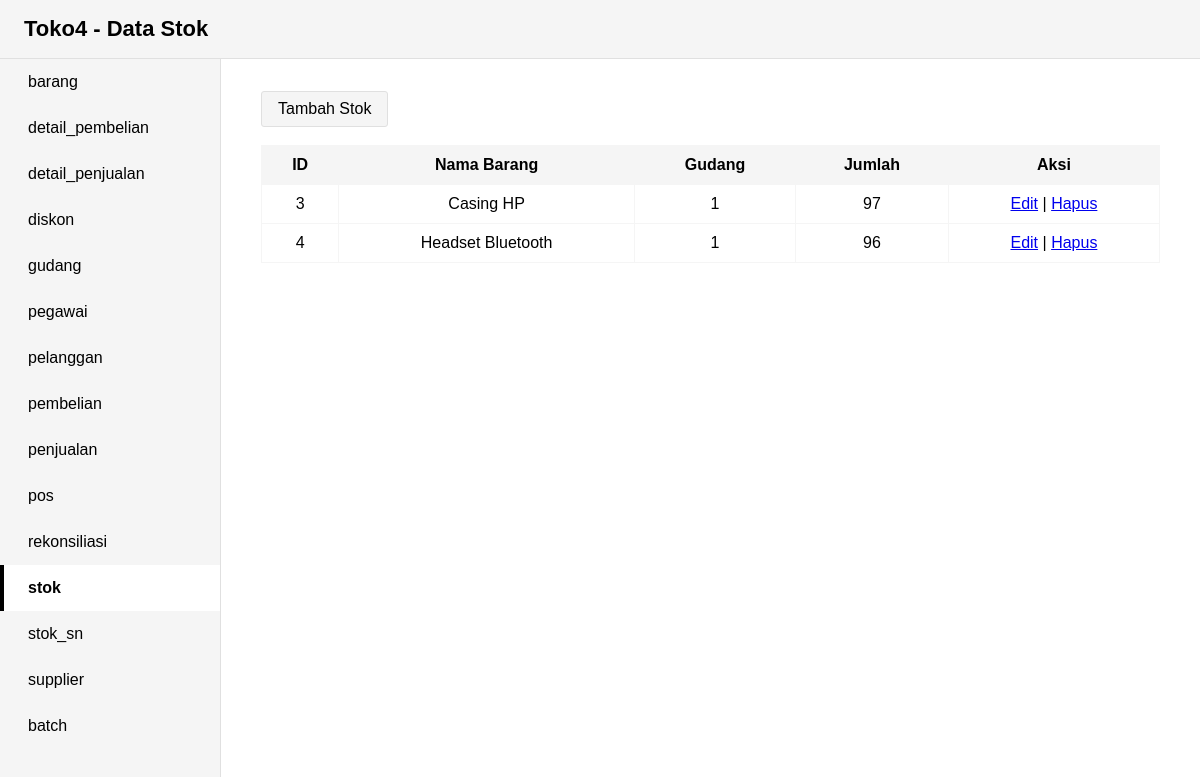
Before: /stok/index.php with the older database file.
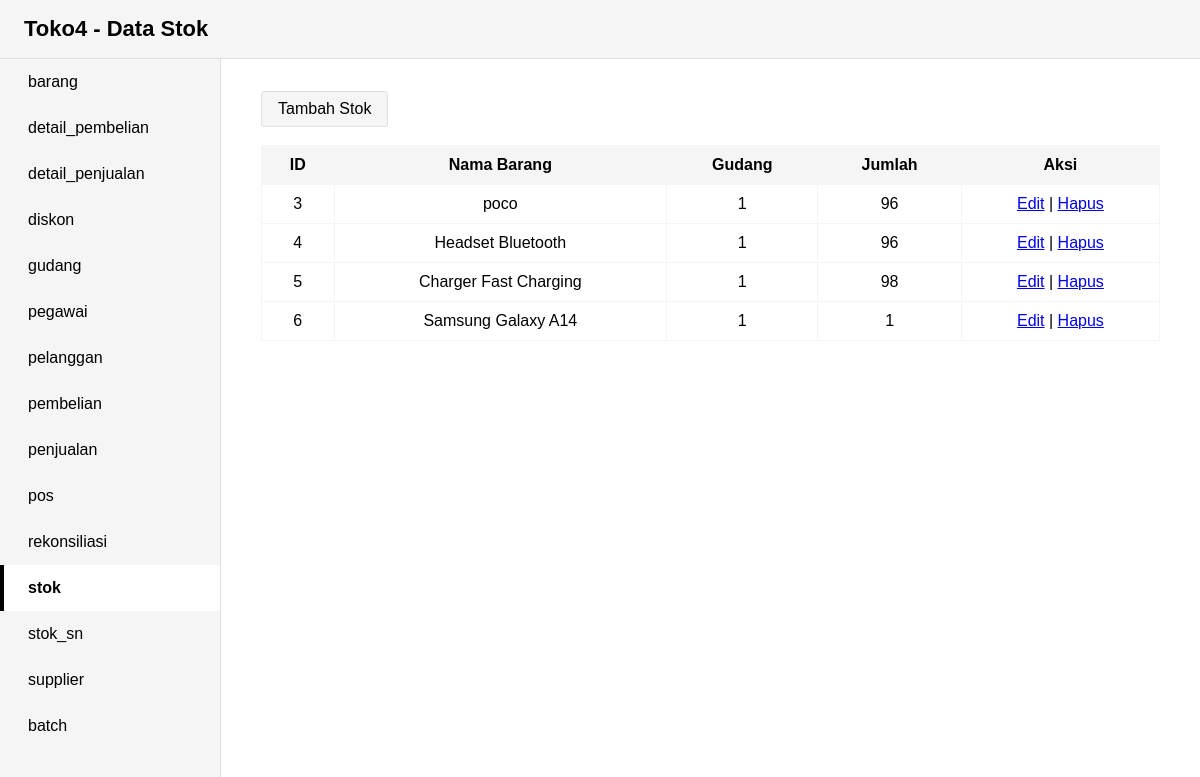
After: the same page with the newer database file.
### tables this page shows
CREATE TABLE `stok` (
  `id_stok` int(11) NOT NULL,
  `id_barang` int(11) NOT NULL,
  `id_gudang` int(11) NOT NULL,
  `jumlah` int(11) NOT NULL
);

CREATE TABLE `barang` (
  `id_barang` int(11) NOT NULL,
  `kode_barang` varchar(20) NOT NULL,
  `sku` varchar(20) NOT NULL,
  `nama_barang` varchar(40) NOT NULL,
  `varian` varchar(20) NOT NULL,
  `brand` varchar(20) NOT NULL,
  `kategori` varchar(20) NOT NULL,
  `harga_jual_default` decimal(10,0) NOT NULL,
  `sn` tinyint(1) NOT NULL DEFAULT 0
);

### stok/index.php (the view, shortened to what this page needs)
<?php
require '../koneksi.php';
$query = "
    SELECT stok.*, barang.nama_barang, barang.sn
    FROM stok
    JOIN barang ON stok.id_barang = barang.id_barang
";
$result = mysqli_query($koneksi, $query);
?>
<!DOCTYPE html>
<html>
<head>
</head>
<body>
    <div class="header">Toko4 - Data Stok</div>
    <div class="container">
        <nav class="sidebar">
            <ul>
                <li><a href="../barang">barang</a></li>
                <li><a href="../detail_pembelian">detail_pembelian</a></li>
                <li><a href="../detail_penjualan">detail_penjualan</a></li>
                <li><a href="../diskon">diskon</a></li>
                <li><a href="../gudang">gudang</a></li>
                <li><a href="../pegawai">pegawai</a></li>
                <li><a href="../pelanggan">pelanggan</a></li>
                <li><a href="../pembelian">pembelian</a></li>
                <li><a href="../penjualan">penjualan</a></li>
                <li><a href="../pos">pos</a></li>
                <li><a href="../rekonsiliasi">rekonsiliasi</a></li>
                <li><a href="../stok" class="active">stok</a></li>
                <li><a href="../stok_sn">stok_sn</a></li>
                <li><a href="../supplier">supplier</a></li>
                <li><a href="../batch" >batch</a></li>
            </ul>
        </nav>
        <div class="main-content">
            <a href="tambah.php" class="button">Tambah Stok</a>
            <?php if (mysqli_num_rows($result) > 0): ?>
                <table>
                    <tr>
                        <th>ID</th>
                        <th>Nama Barang</th>
                        <th>Gudang</th>
                        <th>Jumlah</th>
                        <th>Aksi</th>
                    </tr>
                    <?php while ($row = mysqli_fetch_assoc($result)): ?>
                    <tr>
                        <td><?= $row['id_stok'] ?></td>
                        <td><?= $row['nama_barang'] ?></td>
                        <td><?= $row['id_gudang'] ?></td>
                        <td><?= $row['jumlah'] ?></td>
                        <td>
                            <a href="edit.php?id=<?= $row['id_stok'] ?>">Edit</a> |
                            <a href="hapus.php?id=<?= $row['id_stok'] ?>" onclick="return confirm('Yakin hapus?')">Hapus</a>
                        </td>
                    </tr>
                    <?php endwhile; ?>
                </table>
            <?php else: ?>
                <p>Tidak ada data stok.</p>
            <?php endif; ?>
        </div>
    </div>
</body>
</html>

Changed rows visible on the page:
changed stok id 3: id_barang.nama_barang "Casing HP" → "poco"; jumlah "97" → "96"
added stok: id_stok "5", id_barang.nama_barang "Charger Fast Charging", id_gudang "1", jumlah "98"
added stok: id_stok "6", id_barang.nama_barang "Samsung Galaxy A14", id_gudang "1", jumlah "1"
